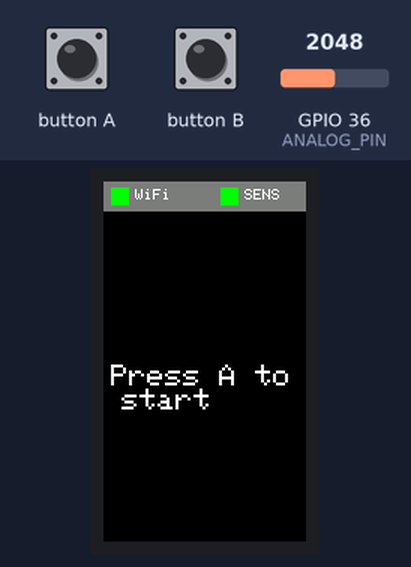
Bench run of a program on a simulated ESP32. Parts: 135×240 colour display. The inputs (shaded band) are chosen by the test bench; at power-on: GPIO 36 (ANALOG_PIN) = 2048. WiFi joins after 1.5 s; servers stay silent unless stated; uploads are accepted with an empty reply; what the program prints to the serial monitor is not drawn.

Above: at 2.8 s.
2.9 s: button A pressed for 0.15 s
At 5.8 s:
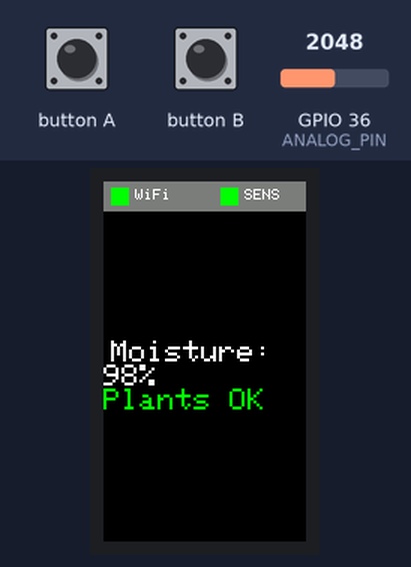
6.0 s: GPIO 36 (ANALOG_PIN) set to 3603
9.0 s: button B pressed for 0.15 s
At 10.2 s:
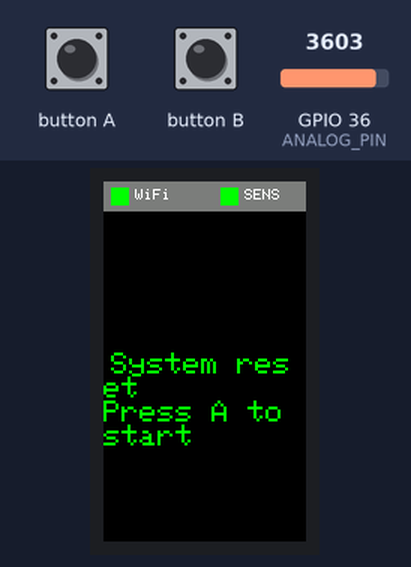
10.6 s: button A pressed for 1 s
At 11.9 s:
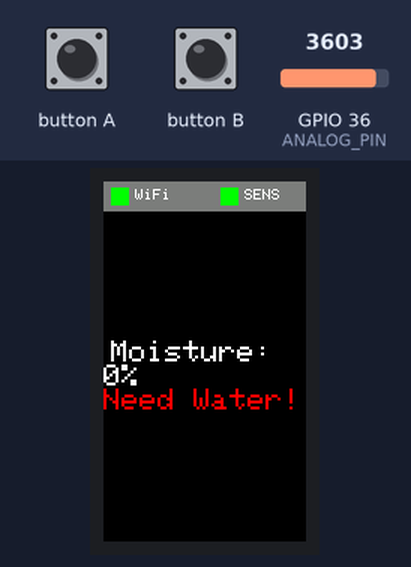
13.1 s: GPIO 36 (ANALOG_PIN) set to 0
At 16.02 s:
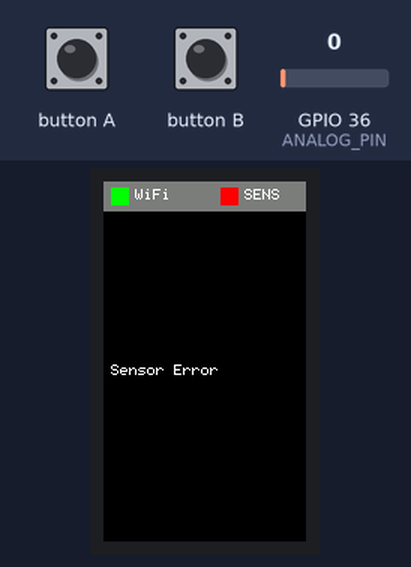
16.1 s: button B pressed for 1 s
At 17.2 s:
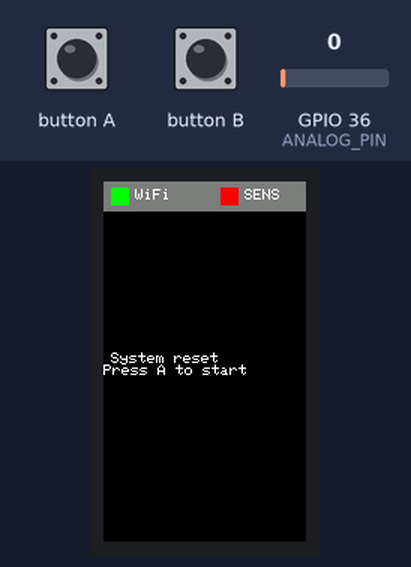
Timing chart, 0 to 19.1 s (numbered marks = the images above; inputs shaded):
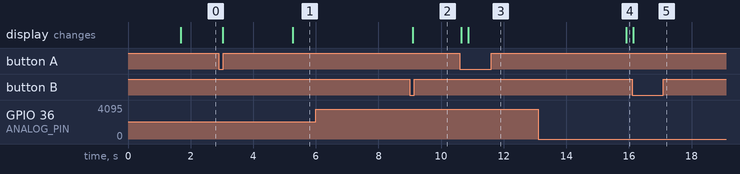

The program:

main.cpp
```cpp
#include <M5StickCPlus2.h>
#include "M5_EzData.h"
#include <Wire.h>

// EzData settings
const char* ssid = "R-Present";
const char* password = "Presentrrs735";
const char* token = "ea29477c1f774cc8bd2426420230ef23";
const char* channel = "soil_moisture";

// Soil moisture threshold
const int MOISTURE_THRESHOLD = 2000;

// Calibration value constants
const int MOISTURE_MIN = 2900;  // Voltage value when probe just touches water surface
const int MOISTURE_MAX = 1630;  // Voltage value when probe is fully submerged

// Global variables
bool isReading = false;
bool isWifiConnected = false;
bool isSensorConnected = false;
unsigned long lastReadTime = 0;
unsigned long lastWifiCheckTime = 0;
const unsigned long READ_INTERVAL = 5000;
const unsigned long WIFI_CHECK_INTERVAL = 3000;  // WiFi reconnection interval

// UI constants
const int STATUS_BAR_HEIGHT = 20;
const int MAIN_TEXT_START = STATUS_BAR_HEIGHT + 5;
const int INDICATOR_SIZE = 12;
const int INDICATOR_MARGIN = 4;

// Sensor pin definition
const int ANALOG_PIN = 36;  // Analog read pin

void drawStatusBar() {
    // Draw status bar background
    M5.Lcd.fillRect(0, 0, M5.Lcd.width(), STATUS_BAR_HEIGHT, DARKGREY);

    // WiFi status
    int y_center = STATUS_BAR_HEIGHT / 2 - INDICATOR_SIZE / 2;

    // WiFi indicator
    M5.Lcd.fillRect(5, y_center, INDICATOR_SIZE, INDICATOR_SIZE,
                    isWifiConnected ? GREEN : RED);
    M5.Lcd.setTextSize(1);
    M5.Lcd.setTextColor(WHITE);
    M5.Lcd.setCursor(5 + INDICATOR_SIZE + INDICATOR_MARGIN, 5);
    M5.Lcd.print("WiFi");

    // Sensor status
    int sensor_x = M5.Lcd.width() - 45 - INDICATOR_SIZE;
    M5.Lcd.fillRect(sensor_x, y_center, INDICATOR_SIZE, INDICATOR_SIZE,
                    isSensorConnected ? GREEN : RED);
    M5.Lcd.setCursor(sensor_x + INDICATOR_SIZE + INDICATOR_MARGIN, 5);
    M5.Lcd.print("SENS");
}

// Check and attempt to reconnect WiFi
void checkWiFiConnection() {
    if (!isWifiConnected && (millis() - lastWifiCheckTime >= WIFI_CHECK_INTERVAL)) {
        Serial.println("Attempting to reconnect WiFi...");
        isWifiConnected = setupWifi(ssid, password);
        lastWifiCheckTime = millis();
    }
}

// Calculate vertical center position
int calculateVerticalCenter(int contentHeight) {
    int availableHeight = M5.Lcd.height() - STATUS_BAR_HEIGHT;
    int startY = STATUS_BAR_HEIGHT + (availableHeight - contentHeight) / 2;
    return startY;
}

void setup() {
    M5.begin();
    Serial.begin(115200);

    // Set ADC resolution
    analogSetWidth(16);
    analogSetAttenuation(ADC_11db);  // Set attenuation to support larger input range

    M5.Lcd.setRotation(0);
    M5.Lcd.fillScreen(BLACK);

    // Initialize sensor pin
    pinMode(ANALOG_PIN, INPUT);

    // Connect to WiFi
    isWifiConnected = setupWifi(ssid, password);

    // Check if sensor is working properly
    int initialReading = analogRead(ANALOG_PIN);
    isSensorConnected = (initialReading > 0);

    // Initial display
    drawStatusBar();
    M5.Lcd.setTextSize(2);
    M5.Lcd.setTextColor(WHITE);

    // Calculate vertical center position (assuming text height is about 16 pixels)
    int startY = calculateVerticalCenter(16);
    M5.Lcd.setCursor(5, startY);
    M5.Lcd.println("Press A to start");
}

void loop() {
    M5.update();
    checkWiFiConnection();  // Periodically check WiFi connection

    if (M5.BtnA.wasPressed()) {
        isReading = !isReading;
        M5.Lcd.fillRect(0, MAIN_TEXT_START, M5.Lcd.width(), M5.Lcd.height() - STATUS_BAR_HEIGHT, BLACK);
        if (isReading) {
            int startY = calculateVerticalCenter(16);
            M5.Lcd.setCursor(5, startY);
            M5.Lcd.println("Reading...");
        }
    }

    if (M5.BtnB.wasPressed()) {
        isReading = false;
        M5.Lcd.fillRect(0, MAIN_TEXT_START, M5.Lcd.width(), M5.Lcd.height() - STATUS_BAR_HEIGHT, BLACK);
        int startY = calculateVerticalCenter(32);  // Two lines of text
        M5.Lcd.setCursor(5, startY);
        M5.Lcd.println("System reset");
        M5.Lcd.println("Press A to start");
    }

    if (isReading && (millis() - lastReadTime >= READ_INTERVAL)) {
        // Read soil moisture value (using 16-bit mode)
        analogSetWidth(16);  // Set to 16-bit resolution
        auto rawAnalog = analogRead(ANALOG_PIN);
        // Read millivolt value directly
        float voltage = analogReadMilliVolts(ANALOG_PIN);
        Serial.printf("Raw analog value: %d (0x%X)\n", rawAnalog, rawAnalog);
        Serial.printf("Voltage: %.2f mV\n", voltage);

        // Calculate moisture percentage (based on EarthBase class implementation)
        float moisturePercent;
        if (MOISTURE_MIN > MOISTURE_MAX) {
            if (voltage > MOISTURE_MIN) {
                moisturePercent = 0.0;
            } else if (voltage < MOISTURE_MAX) {
                moisturePercent = 100.0;
            } else {
                moisturePercent = abs(voltage - MOISTURE_MIN) / abs(MOISTURE_MAX - MOISTURE_MIN) * 100.0;
            }
        } else {
            if (voltage < MOISTURE_MIN) {
                moisturePercent = 0.0;
            } else if (voltage > MOISTURE_MAX) {
                moisturePercent = 100.0;
            } else {
                moisturePercent = abs(voltage - MOISTURE_MIN) / abs(MOISTURE_MAX - MOISTURE_MIN) * 100.0;
            }
        }

        int moistureAnalog = round(moisturePercent);  // Round to integer

        Serial.printf("Raw analog value: %d (0x%X)\n", rawAnalog, rawAnalog);
        Serial.printf("Voltage: %.2f mV\n", voltage);
        Serial.printf("Moisture: %d%%\n", moistureAnalog);

        // Check sensor status
        isSensorConnected = (rawAnalog > 0);

        if (isSensorConnected) {
            // Check WiFi status
            if (WiFi.status() != WL_CONNECTED) {
                Serial.println("WiFi disconnected before sending data");
                isWifiConnected = false;
            } else {
                Serial.println("WiFi connected, attempting to send data");
                // Send to EzData
                bool sendResult = setData(token, channel, moistureAnalog);
                Serial.printf("Send result: %s\n", sendResult ? "Success" : "Failed");

                if (sendResult) {
                    isWifiConnected = true;
                    lastWifiCheckTime = millis();
                } else {
                    isWifiConnected = false;
                    Serial.println("Failed to send data to EzData");
                }
            }

            // Update display
            drawStatusBar();
            M5.Lcd.fillRect(0, MAIN_TEXT_START, M5.Lcd.width(), M5.Lcd.height() - STATUS_BAR_HEIGHT, BLACK);

            // Calculate total height of display content (3 lines of text)
            int contentHeight = 16 * 3;
            int startY = calculateVerticalCenter(contentHeight);

            M5.Lcd.setTextSize(2);
            M5.Lcd.setCursor(5, startY);
            M5.Lcd.setTextColor(WHITE);
            M5.Lcd.printf("Moisture:\n%d%%", moistureAnalog);  // Add percentage symbol

            // Display moisture status
            if (moistureAnalog < 30) {  // Adjust threshold to percentage
                M5.Lcd.setTextColor(RED);
                M5.Lcd.println("\nNeed Water!");
            } else {
                M5.Lcd.setTextColor(GREEN);
                M5.Lcd.println("\nPlants OK");
            }
        } else {
            drawStatusBar();
            M5.Lcd.fillRect(0, MAIN_TEXT_START, M5.Lcd.width(), M5.Lcd.height() - STATUS_BAR_HEIGHT, BLACK);
            int startY = calculateVerticalCenter(16);
            M5.Lcd.setCursor(5, startY);
            M5.Lcd.println("Sensor Error");
        }

        lastReadTime = millis();
    }

    delay(100);
}
```

M5_EzData.cpp
```cpp
#include <M5_EzData.h>

WiFiClient wifi_client;
HTTPClient http_client;

const char *host = "https://ezdata2.m5stack.com/api/v2/UiFlowData";

int setupWifi(const char *ssid, const char *password) {
    WiFi.begin(ssid, password);
    int attempts = 0;
    while (WiFi.status() != WL_CONNECTED && attempts < 20) {
        delay(500);
        Serial.print(".");
        attempts++;
    }
    if (WiFi.status() == WL_CONNECTED) {
        Serial.println("\nWiFi connected");
        return 1;
    }
    Serial.println("\nWiFi connection failed");
    return 0;
}

int setData(const char *token, const char *topic, int val) {
    if (WiFi.status() != WL_CONNECTED) {
        Serial.println("WiFi not connected");
        return 0;
    }

    String url = String(host) + "/addEzData";

    if (!http_client.begin(url)) {
        Serial.println("HTTP client setup failed");
        return 0;
    }

    // 準備 JSON 數據
    StaticJsonDocument<200> doc;
    doc["deviceToken"] = token;
    doc["name"] = topic;
    doc["dataType"] = "number";
    doc["permissions"] = "1";
    doc["value"] = val;

    String jsonString;
    serializeJson(doc, jsonString);

    http_client.addHeader("Content-Type", "application/json");

    int httpCode = http_client.POST(jsonString);
    String payload = http_client.getString();

    Serial.printf("HTTP Response code: %d\n", httpCode);
    Serial.printf("Response payload: %s\n", payload.c_str());

    http_client.end();

    return (httpCode == HTTP_CODE_OK);
}

int getData(const char *token, const char *topic, int &result) {
    if (WiFi.status() != WL_CONNECTED) {
        return 0;
    }

    String url = String(host) + "/getEzData?deviceToken=" + token + "&key=" + topic;

    if (!http_client.begin(url)) {
        return 0;
    }

    int httpCode = http_client.GET();

    if (httpCode == HTTP_CODE_OK) {
        String payload = http_client.getString();
        StaticJsonDocument<200> doc;
        deserializeJson(doc, payload);
        result = doc["data"]["value"].as<int>();
        http_client.end();
        return 1;
    }

    http_client.end();
    return 0;
}

int removeData(const char *token, const char *topic) {
    if (WiFi.status() != WL_CONNECTED) {
        return 0;
    }

    String url = String(host) + "/deleteEzData?deviceToken=" + token + "&dataToken=" + topic;

    if (!http_client.begin(url)) {
        return 0;
    }

    int httpCode = http_client.sendRequest("DELETE");
    http_client.end();

    return (httpCode == HTTP_CODE_OK);
}
```

M5_EzData.h
```cpp
/***************************************************************************
Title: M5_EzData
date: 2021/10/15
***************************************************************************/

#ifndef M5_EzData_h
#define M5_EzData_h

#include <WiFi.h>
#include <HTTPClient.h>
#include <ArduinoJson.h>

// WiFi connection
int setupWifi(const char *ssid, const char *password);

// Store data to specified topic
int setData(const char *token, const char *topic, int val);

// Get data from specified topic
int getData(const char *token, const char *topic, int &result);

// Remove specified data
int removeData(const char *token, const char *topic);

#endif
```

Measured:
- after the input at 2.9 s, the display: first changes after 0.12 s (image 1 shows a later state)
- after the input at 6.0 s, every drawn part: stays the same
- after the input at 9.0 s, the display: changes after 0.10 s (image 2)
- after the input at 10.6 s, the display: first changes at once (image 3 shows a later state)
- after the input at 13.1 s, the display: changes after 2.8 s (image 4)
- after the input at 16.1 s, the display: changes at once (image 5)
